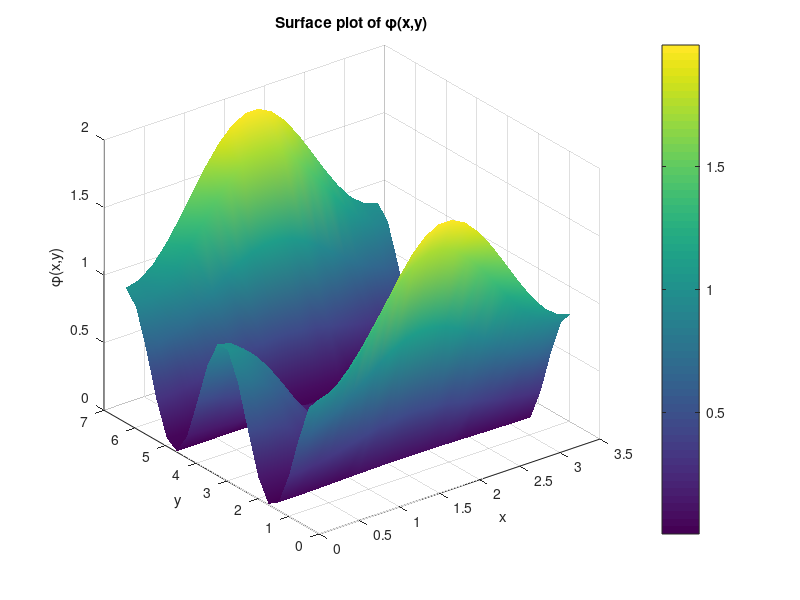
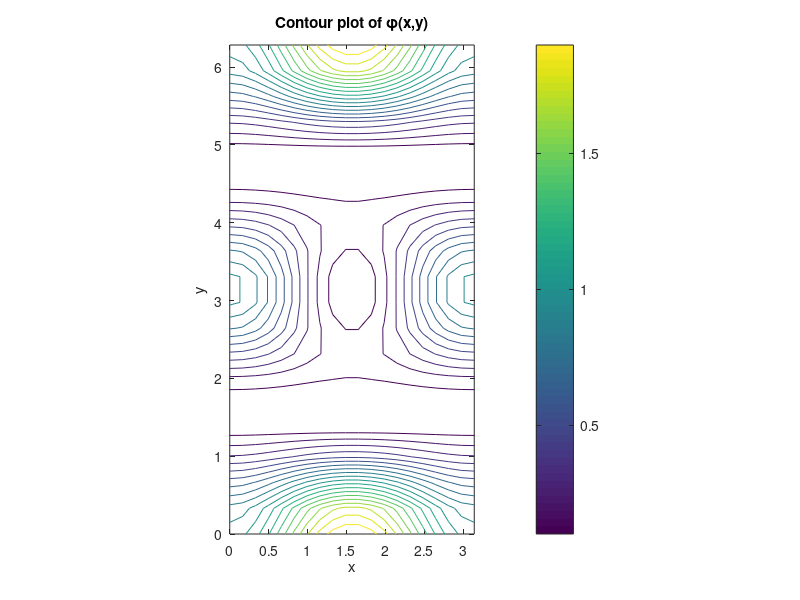
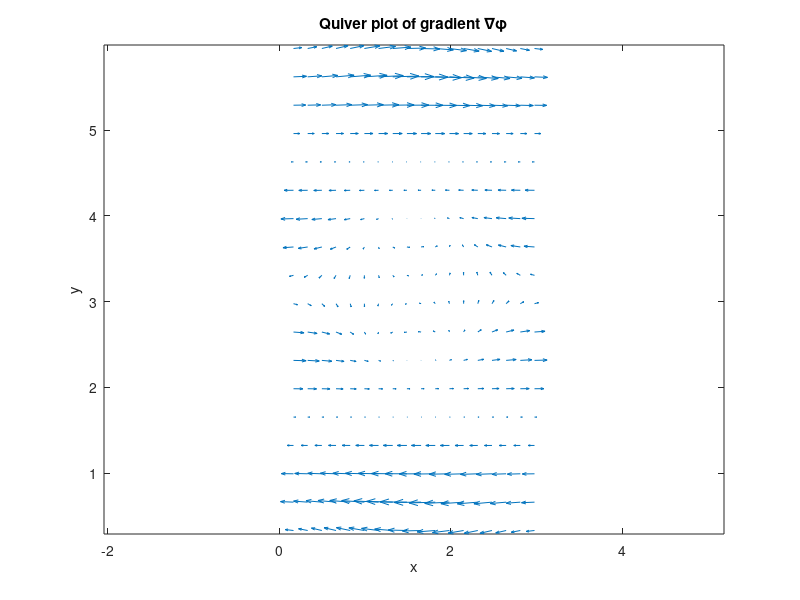

Here is the MATLAB script that generated these plots, in order:
%3.2


clc, clearvars

N = 20        % can be 30 as well
x = linspace(0, pi, N)
y = linspace(0, 2*pi, N)


[X, Y] = meshgrid(x, y);     % regular 2D grid

phi = sin(X).^2 .* cos(Y).^3 + cos(Y).^2;


%% Plot phi as a surface
figure;
surf(X, Y, phi);
xlabel('x'); ylabel('y'); zlabel('\phi(x,y)');
title('Surface plot of \phi(x,y)');
shading interp; colorbar;

%% Now compute the grid spacing (this is fine)
hx = x(2) - x(1);
hy = y(2) - y(1);

%please refere to the handwritten part for mathematic explanation! 

% First derivatives (central differences, O(h^2))
Ex = (phi(3:N,   2:N-1) - phi(1:N-2, 2:N-1)) / (2*hx);  % dphi/dx
Ey = (phi(2:N-1, 3:N  ) - phi(2:N-1, 1:N-2)) / (2*hy);  % dphi/dy

% Second derivatives for Laplacian
phi_xx = (phi(3:N,   2:N-1) - 2*phi(2:N-1, 2:N-1) + phi(1:N-2, 2:N-1)) / hx^2;
phi_yy = (phi(2:N-1, 3:N  ) - 2*phi(2:N-1, 2:N-1) + phi(2:N-1, 1:N-2)) / hy^2;

% Laplacian of phi
rho = phi_xx + phi_yy;      



%AI is being used for getting help to draw contour and quiever graphs

% Coordinates for interior grid
Xi = X(2:N-1, 2:N-1);
Yi = Y(2:N-1, 2:N-1);

%% Separate contour plot of phi
figure;
contour(X, Y, phi, 20);
xlabel('x'); ylabel('y');
title('Contour plot of \phi(x,y)');
colorbar; axis equal tight;

%% Separate quiver plot of gradient E
figure;
quiver(Xi, Yi, Ex, Ey);
xlabel('x'); ylabel('y');
title('Quiver plot of gradient \nabla\phi');
axis equal tight;